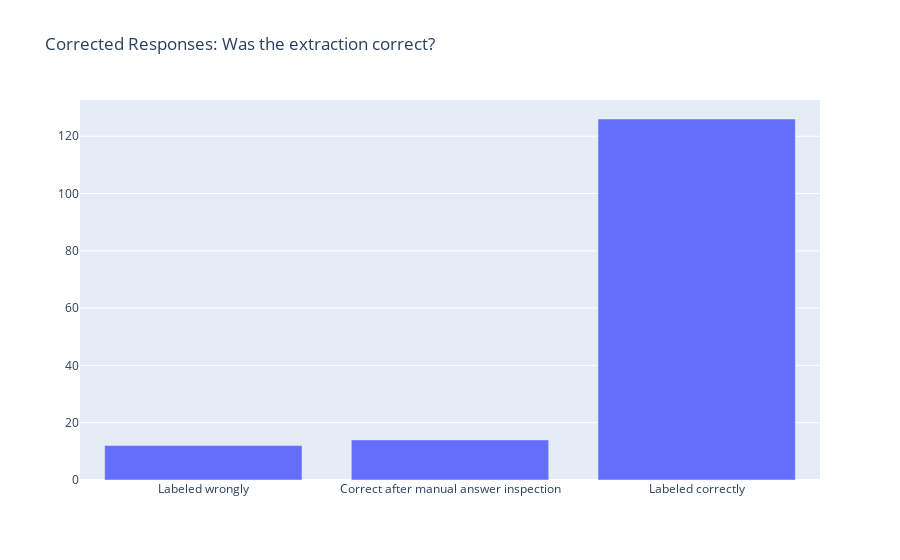

Notebook code for this chart:
### Code cell
fig = go.Figure(data=[
        go.Bar(name='Responses', x=['Labeled wrongly', 'Correct after manual answer inspection', 'Labeled correctly'], y=[12, 14, 126])
    ],
    layout_title_text="Corrected Responses: Was the extraction correct?")
pdf_fig(fig, "extraction-correct")
fig.show()

### Figure 1 — Plotly figure (JSON) as saved in the notebook; plotly's stock layout.template omitted (floating-point values rounded to 4 significant figures)
{"data": [{"name": "Responses", "type": "bar", "x": ["Labeled wrongly", "Correct after manual answer inspection", "Labeled correctly"], "y": [12, 14, 126]}], "layout": {"title": {"text": "Corrected Responses: Was the extraction correct?"}}}
